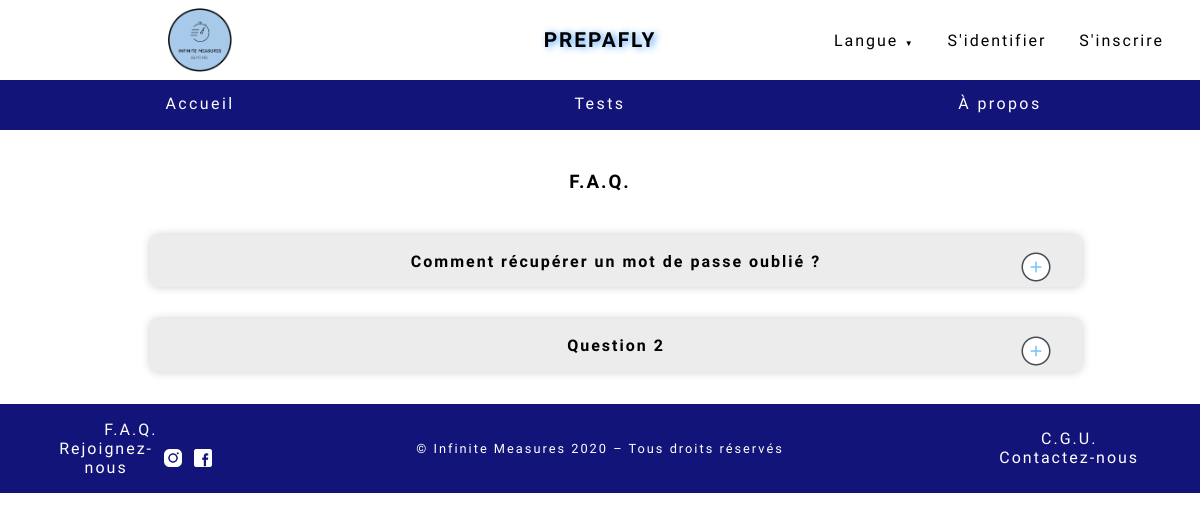
Page /F.A.Q.php on the earlier database version.
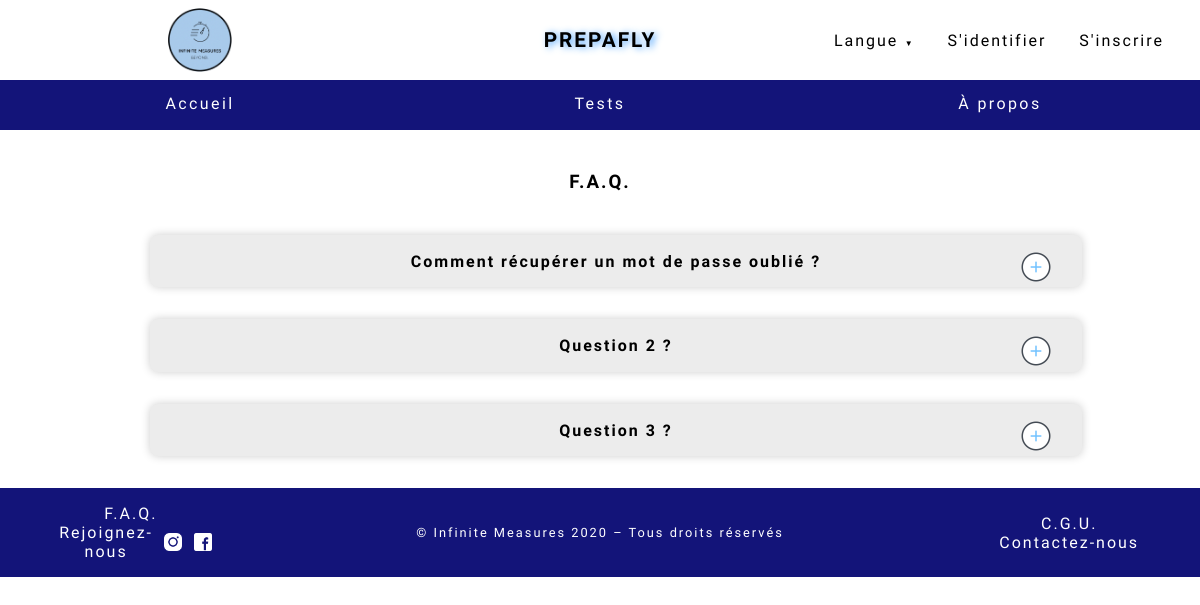
Same page on the later database version.
### tables this page shows
CREATE TABLE IF NOT EXISTS `faq` (
  `id_question` int(11) NOT NULL AUTO_INCREMENT,
  `question` varchar(5000) DEFAULT NULL,
  `reponse` varchar(10000) DEFAULT NULL,
  PRIMARY KEY (`id_question`)
);

### F.A.Q.php (called while the page is built, shortened)
<?php
require ("modele/connexion_bdd.php");
require ("modele/req_infos_faq.php");
$FAQ=RecupererFAQ($bdd);
require ("vues/FAQ.php");
?>

### modele/req_infos_faq.php (called while the page is built, shortened)
<?php
function RecupererFAQ ($bdd)
{
	$req = $bdd->prepare("SELECT * FROM faq");
	$req->execute();
	return ($req->fetchAll());
}

### vues/Affichage_faq.php (the view, shortened to what this page needs)
<?php
foreach ($FAQ as $element_faq) {
    $idq = $element_faq['id_question'];
    $question = $element_faq['question'];
?>
    <div class="question">
        <div class="visible" onclick="Reponse(<?=$idq;?>)">
            <a><?=$question;?><img class="deroulant" src="images/icons8_plus.png"></a>
        </div>
    </div>
<?php
}

### vues/FAQ.php (shortened to what this page needs)
<!DOCTYPE html>
<html>
<head>
    <link rel="stylesheet" href="style/F.A.Q.css" />
    <link rel="stylesheet" href="style/bandeau_prepafly.css"/>
    <link rel="stylesheet" href="style/bandeau_profil.css"/>
    <link rel="stylesheet" href="style/nav_simple.css" />
    <link rel="stylesheet" href="style/footer.css" />
</head>
<body>
    <?php
    if (isset($_SESSION['mail'])) {
    require 'vues/bandeau_profil.php';
    }
    else {
        require 'vues/bandeau_prepafly.php';
    }
    require 'vues/nav_simple.php';
    ?>
    <h3><br>F.A.Q.</h3>
    <div class="container">
        <?php include("vues/Affichage_faq.php"); ?>
    </div>
    <?php
    require 'vues/footer.php';
    ?>
</body>
</html>

### vues/bandeau_prepafly.php (shortened to what this page needs)
<!DOCTYPE html>
<html>
<head>
    <link rel="stylesheet" href="style/bandeau_prepafly.css" />
</head>
<body>
    <div class="bandeau_prepafly">
        <div class="gauche">
            <a href="images/logo_infinite_measures_grand.png"><img src="images/logo_infinite_measures.png" alt="Logo Infinite Measures" /></a>
        </div>
        <div class="centre">
            <a href="Accueil.php">PREPAFLY</a>
        </div>
        <div class="droite">
            <div><a id="langue" href="#Langue">Langue<span>▼</span></a></div>
            <div><a id="identifier" href="Connexion.php">S'identifier</a></div>
            <div><a id="inscrire" href="Inscription.php">S'inscrire</a></div>
        </div>
    </div>
</body>
</html>

### vues/nav_simple.php
<nav id="nav_simple">
    <ul class="menu">
        <li id="accueil"><a href="Accueil.php">Accueil</a></li>
        <li class="deroulant">
            <a id="tests" href="Tests.php">Tests</a>
        </li>
        <li id="propos"><a href="#">À propos</a></li>
    </ul>
</nav>

### vues/footer.php (shortened to what this page needs)
<!DOCTYPE html>
<html>
<head>
    <link rel="stylesheet" href="style/footer.css" />
</head>
<body>
    <footer class="bas">
        <div>
            <ul class="gauche">
                <li> <a href="F.A.Q.php">F.A.Q.</a> </li>
                <li>
                    <div class="reseaux">
                        <span>Rejoignez-nous</span>
                        <div id="icons">
                            <a id="insta" href="https://www.instagram.com/infinite_measures/">
                            <img src="images/icone_insta.png"></a>
                            <a href="https://www.facebook.com/InfiniteMeasuresFr">
                            <img src="images/icone_fb.png"></a>
                        </div>
                    </div>
                </li>
            </ul>
            <ul class="centre">
                <li> © Infinite Measures 2020 – Tous droits réservés </li>
            </ul>
            <ul class="droite">
                <li> <a href="CGU.php">C.G.U.</a></li>
                <li> <a href="Contact.php">Contactez-nous</a></li>
            </ul>
        </div>
    </footer>
</body>
</html>

### style/F.A.Q.css (style rules this page uses)
* { word-wrap: break-word; }
body { margin: 0; }
h3, h4 { text-align: center; }
.container { display: flex; flex-direction: column; align-items: center; width : 75%; margin : auto; padding : 1rem; padding-top: 0.5rem; }
.container img { height: 2rem; position: absolute; left: 85%; }
.container .question { width: 100%; }
.container .visible { display: inline-block; width: 100%; background-color: #ececec; box-shadow: 0 0 10px rgb(0,0,0,0.2); border-radius: 8px; margin: 1rem 0; padding: 1rem; text-align: center; }
.container .visible a { text-align: center; text-decoration: none; color: black; width: 95%; max-width: 95%; font-size: 1rem; font-weight: bold; vertical-align: middle; }
.question .visible a { cursor: pointer; }

### style/bandeau_prepafly.css (style rules this page uses)
* { font-family: 'Cantarell', sans-serif; letter-spacing: 2px; }
.bandeau_prepafly { display: flex; flex-direction: row; justify-content: space-between; align-items: center; background-color: white; font-size: 1rem; }
.bandeau_prepafly .gauche, .bandeau_prepafly .centre, .bandeau_prepafly .droite { width: 33.33%; }
.bandeau_prepafly a { text-decoration: none; color: black; }
.bandeau_prepafly .gauche a { display: block; width: 4rem; height: 4rem; margin: 0.5rem auto 0.5rem auto; }
.bandeau_prepafly .gauche img { width: 4rem; }
.bandeau_prepafly .centre { text-align: center; }
.bandeau_prepafly .centre a { color: black; font-weight: bold; font-size: 1.3rem; text-shadow: 0.15em 0.05em 0.35em #4ea3fc; }
.bandeau_prepafly .droite { display: flex; flex-direction: row; justify-content: flex-end; box-sizing: border-box; padding: 0 3%; }
.bandeau_prepafly .droite div { margin-left: 10%; }
.bandeau_prepafly .droite span { margin-left: 0.4rem; font-size: 0.5rem; }

### style/bandeau_profil.css (style rules this page uses)
* { font-family: 'Cantarell', sans-serif; letter-spacing: 2px; }
.bandeau_prepafly { display: flex; flex-direction: row; justify-content: space-between; align-items: center; background-color: white; font-size: 1rem; }
.bandeau_prepafly a { text-decoration: none; color: black; }
.bandeau_prepafly .gauche a { display: block; width: 4rem; height: 4rem; margin: 0.5rem auto 0.5rem auto; }
.bandeau_prepafly .gauche img { width: 4rem; }
.bandeau_prepafly .centre { text-align: center; }
.bandeau_prepafly .centre a { color: black; font-weight: bold; font-size: 1.3rem; text-shadow: 0.15em 0.05em 0.35em #4ea3fc; }
.bandeau_prepafly .droite { display: flex; flex-direction: row; justify-content: flex-end; box-sizing: border-box; padding-left: 0; padding-right: 2%; }
.bandeau_prepafly .droite div { margin-left: 10%; }
.bandeau_prepafly .droite span { margin-left: 0.4rem; font-size: 0.5rem; }

### style/nav_simple.css (style rules this page uses)
#nav_simple { background-color: #131479; width: 100%; }
#nav_simple .menu { margin:0; }
#nav_simple .deroulant, #nav_simple #propos, #nav_simple #accueil { width: 33.33%; }
#nav_simple ul { padding-left: 0; }
#nav_simple ul li { list-style-type: none; float: left; text-align: center; }
#nav_simple::after { content: ""; display: table; clear: both; }
#nav_simple a { display: block; padding: 0.9rem 0; border-bottom: 2px solid transparent; color: white; text-decoration: none; font-size: 1rem; letter-spacing: 0.15rem; }

### style/footer.css (style rules this page uses)
* { font-family: 'Cantarell', sans-serif; letter-spacing: 2px; }
body { margin: 0; }
.bas { background-color: #131479; font-size: 1rem; }
.bas div { display: flex; flex-direction: row; justify-content: space-between; align-items: center; margin: 0 4%; }
.bas a:link { text-decoration: none; color: white; }
.bas ul { list-style-type: none; padding: 0; }
.bas .reseaux { display: flex; align-items: center; text-align: center; width: 100%; }
.bas .reseaux #insta { margin-right: 5%; }
.bas .reseaux span { margin-right: 0.1rem; }
.bas .reseaux a { max-height: 1.7rem; }
.bas .reseaux img { max-height: 1.5rem; margin: 0.1rem; }
.bas .centre { font-size: 0.8rem; text-align: center; }
.bas .gauche { display: flex; flex-direction: column; align-items: center; justify-content: space-between; }
.bas .gauche li { width: 100%; }
.bas .gauche #icons { margin-left: 0; }
.bas .droite, .bas .gauche { width: 15%; }
.bas .gauche span, .bas .centre li, .bas .gauche a:visited, .bas .centre a:visited, .bas .droite a:visited { color: white; }
.bas .gauche, .bas .centre, .bas .droite { text-align: center; }

Differences in the rows shown:
changed faq: question "Question 2" → "Question 2 ?"
added faq: question "Question 3 ?"
